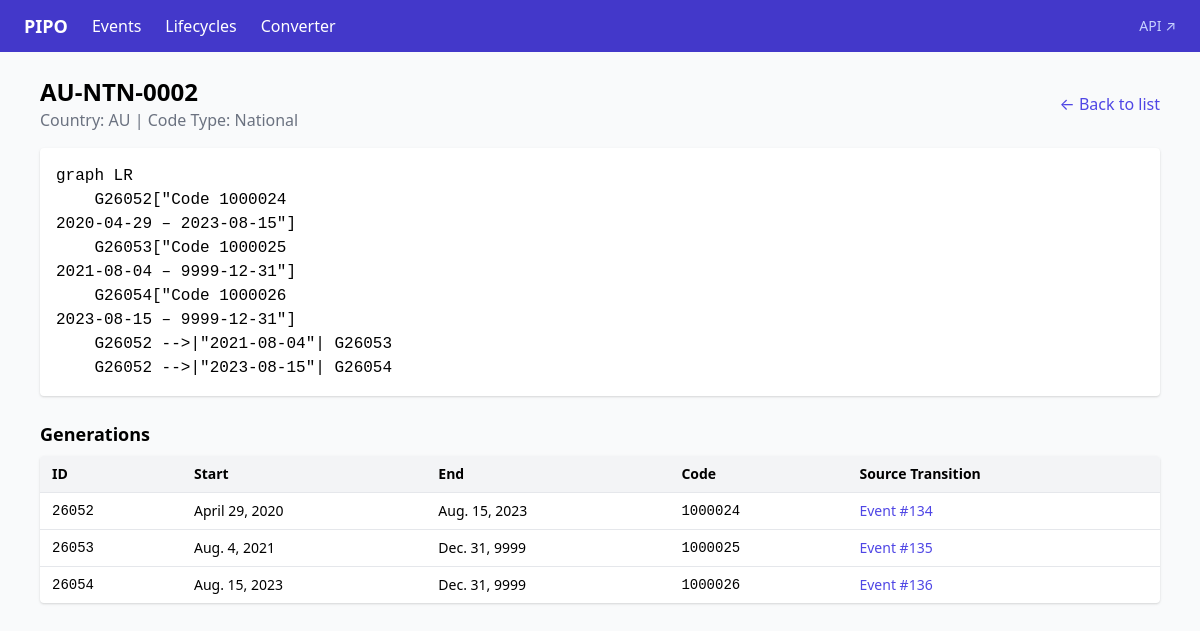
Page /lifecycles/9072/ on the committed database.
### lifecycles/models.py (models this page shows, shortened)
class ProductFamily(models.Model):
    code_type = models.ForeignKey(
        CodeType, on_delete=models.CASCADE, related_name="product_families"
    )
    identifier = models.CharField(max_length=255, unique=True)
    iso_country_code = models.CharField(max_length=2, db_index=True)
    class Meta:
        ordering = ["iso_country_code", "identifier"]
        verbose_name_plural = "Product families"

class Generation(models.Model):
    product_family = models.ForeignKey(
        ProductFamily, on_delete=models.CASCADE, related_name="generations"
    )
    source_transition = models.ForeignKey(
        CodeTransition, on_delete=models.CASCADE, related_name="generations"
    )
    code = models.BigIntegerField()
    iso_country_code = models.CharField(max_length=2, db_index=True)
    start_date = models.DateField(default=datetime.date(1970, 1, 1))
    end_date = models.DateField(default=datetime.date(9999, 12, 31))
    class Meta:
        ordering = ["start_date"]

### events/models.py (models this page shows, shortened)
class CodeType(models.Model):
    id = models.CharField(max_length=10, primary_key=True)
    type = models.CharField(max_length=50)
    def __str__(self):
        return self.type

class CodeTransition(models.Model):
    event = models.ForeignKey(Event, on_delete=models.CASCADE, related_name="transitions")
    code_type = models.ForeignKey(CodeType, on_delete=models.PROTECT, related_name="transitions")
    type = models.CharField(max_length=7, choices=TransitionType.choices)
    class Meta:
        indexes = [
            models.Index(fields=["type"]),
        ]

### lifecycles/views.py (the view)
# urls.py: path("lifecycles/<int:pk>/", lifecycle_detail_view, name="lifecycle-detail"),
def lifecycle_detail_view(request, pk):
    from lifecycles.engine import get_product_family_mermaid
    pf = get_object_or_404(ProductFamily, pk=pk)
    mermaid = get_product_family_mermaid(pk)
    return render(request, "lifecycles/detail.html", {
        "product_family": pf,
        "mermaid": mermaid,
    })

### lifecycles/engine.py (called while the page is built)
def get_product_family_mermaid(product_family_id):
    pf = ProductFamily.objects.get(pk=product_family_id)
    generations = pf.generations.all()
    links = GenerationLink.objects.filter(
        predecessor__product_family=pf, successor__product_family=pf
    ).select_related("source_transition__event")
    lines = ["graph LR"]
    for gen in generations:
        label = f"Code {gen.code}<br/>{gen.start_date} – {gen.end_date}"
        lines.append(f'    G{gen.pk}["{label}"]')
    for lnk in links:
        if lnk.source_transition:
            date = lnk.source_transition.event.date
            lines.append(f'    G{lnk.predecessor_id} -->|"{date}"| G{lnk.successor_id}')
        else:
            lines.append(f"    G{lnk.predecessor_id} --> G{lnk.successor_id}")
    return "\n".join(lines)

### lifecycles/templates/lifecycles/detail.html (shortened to what this page needs)
{% extends "base.html" %}
{% block content %}
<div class="flex justify-between items-center mb-4">
    <div>
        <h1 class="text-2xl font-bold">{{ product_family.identifier }}</h1>
        <p class="text-gray-500">Country: {{ product_family.iso_country_code }} | Code Type: {{ product_family.code_type }}</p>
    </div>
    <a href="{% url 'lifecycle-list' %}" class="text-indigo-600 hover:underline">← Back to list</a>
</div>
<div class="bg-white shadow rounded p-4 mb-6">
    <pre class="mermaid">{{ mermaid|safe }}</pre>
</div>
<h2 class="text-lg font-semibold mb-2">Generations</h2>
<table class="w-full bg-white shadow rounded overflow-hidden text-sm">
    <thead class="bg-gray-100">
        <tr>
            <th class="px-3 py-2 text-left">ID</th>
            <th class="px-3 py-2 text-left">Start</th>
            <th class="px-3 py-2 text-left">End</th>
            <th class="px-3 py-2 text-left">Code</th>
            <th class="px-3 py-2 text-left">Source Transition</th>
        </tr>
    </thead>
    <tbody>
        {% for gen in product_family.generations.all %}
        <tr class="border-t">
            <td class="px-3 py-2 font-mono">{{ gen.pk }}</td>
            <td class="px-3 py-2">{{ gen.start_date }}</td>
            <td class="px-3 py-2">{{ gen.end_date }}</td>
            <td class="px-3 py-2 font-mono">{{ gen.code }}</td>
            <td class="px-3 py-2">
                <a href="{% url 'event-edit' gen.source_transition.event_id %}" class="text-indigo-600 hover:underline">
                    Event #{{ gen.source_transition.event_id }}
                </a>
            </td>
        </tr>
        {% endfor %}
    </tbody>
</table>
{% endblock %}

### rows in the picture
ProductFamily: identifier "AU-NTN-0002", iso_country_code "AU", code_type "National"
Generation: pk "26052", start_date "April 29, 2020", end_date "Aug. 15, 2023", code "1000024", source_transition.event_id "134"
Generation: pk "26053", start_date "Aug. 4, 2021", end_date "Dec. 31, 9999", code "1000025", source_transition.event_id "135"
Generation: pk "26054", start_date "Aug. 15, 2023", end_date "Dec. 31, 9999", code "1000026", source_transition.event_id "136"
